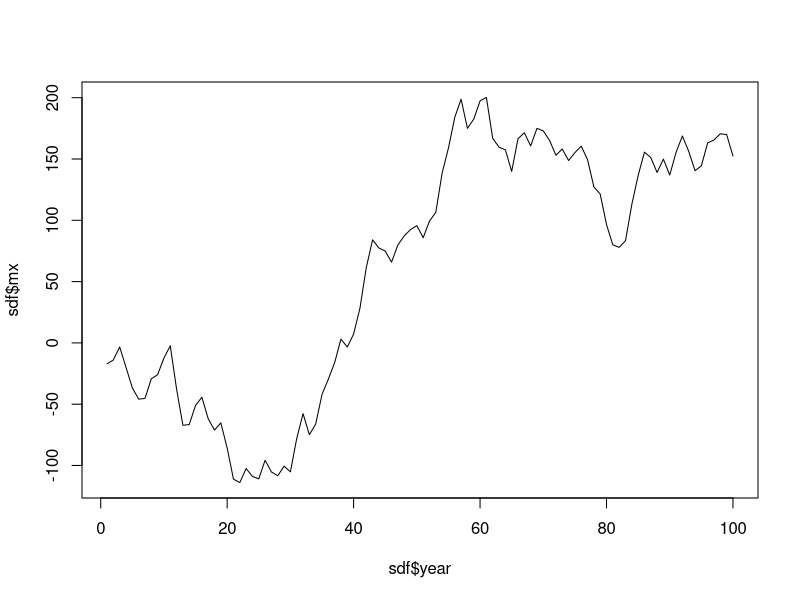
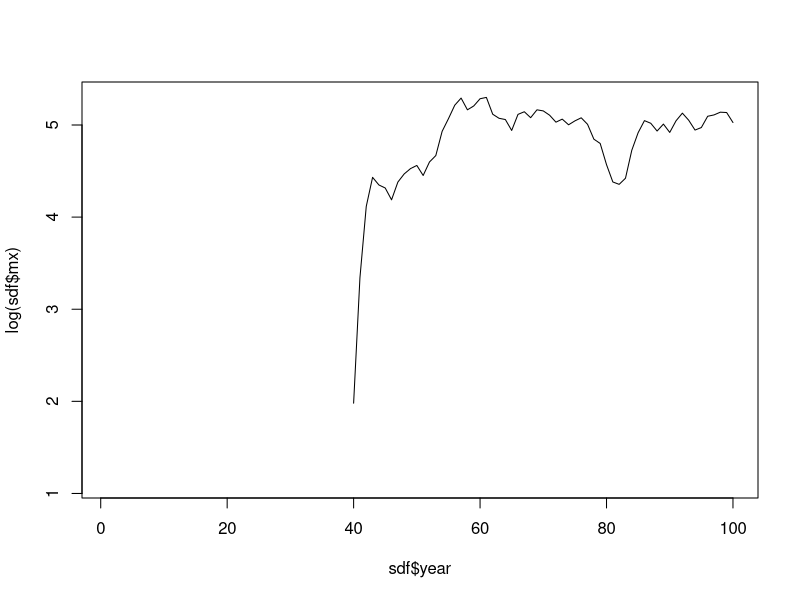
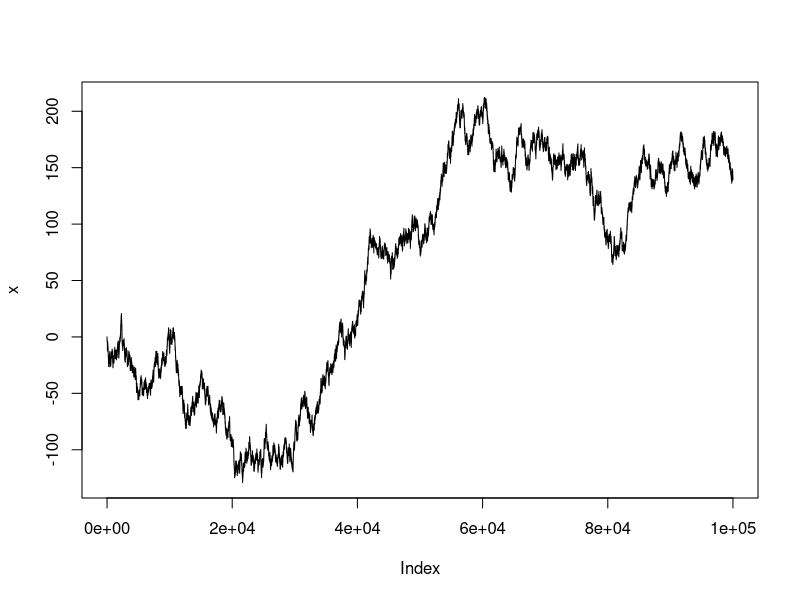

The R source for these figures, in order:
T = 100000
T.year = 1000

mu = 0.002 / T.year

logr = rnorm(T,mu,0.01)
logx = cumsum(logr)
x = exp(logx)

x = cumsum(runif(T,-1,1))
df = data.frame(t=1:T,x=x)
df$year = ceiling(df$t/T.year)
library(dplyr)
sdf = summarise(group_by(df,year), mx = mean(x))

plot(sdf$year, sdf$mx,type="l")
plot(sdf$year, log(sdf$mx),type="l")


plot(x,type="l")


